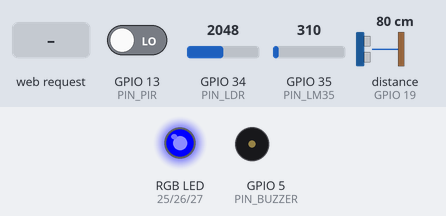
Bench run of a sketch on a simulated ESP32. On the bench: an RGB LED mixed from three pins (HIGH = lit), buzzer (waves = sounding, pin HIGH). Wiring (inferred from the names in the program): ultrasonic range finder: trigger GPIO 18; echo GPIO 19. The inputs (shaded band) are chosen by the test bench; at power-on: GPIO 13 (PIN_PIR) LOW, GPIO 34 (PIN_LDR) = 2048, GPIO 35 (PIN_LM35) = 310, distance to the obstacle (sensor on GPIO 19) 80 cm. The echo pulse lasts 58.3 µs per cm; WiFi joins after 1.5 s; servers stay silent unless stated; pins used as bus, display or sensor lines are not drawn; what the sketch prints to the serial monitor is not drawn.

Above: at 0.1 s.
At 2.7 s:
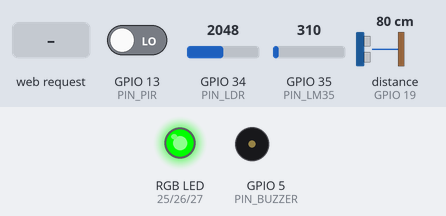
2.8 s: HTTP request GET /telemetry received
At 3.5 s:
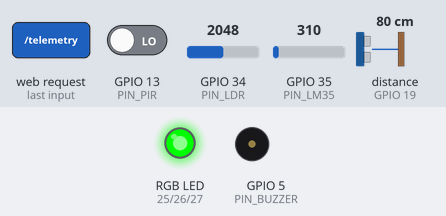
Timing chart, 0 to 5.8 s (numbered marks = the images above; inputs shaded):
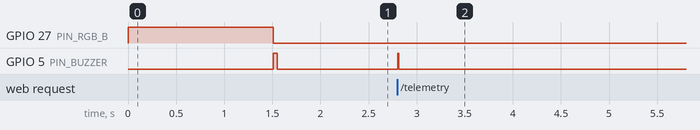

Measured:
- after the input at 2.8 s, GPIO 5 (PIN_BUZZER): LOW → HIGH at once, → LOW 0.01 s later

The sketch:

esp32_standalone_server.ino
```cpp
/*
 * ============================================================================
 * SMART IOT HUB — ESP32 EMBEDDED JSON WEB SERVER (DIRECT POLLING)
 * Protocol: Embedded HTTP Server (CORS Enabled)
 * Target: ESP32 NodeMCU, WROOM-32, ESP32-S3, ESP32-C3
 * Built by TekStep Apps Uganda (tekstepapps.org)
 * ============================================================================
 *
 * HOW IT CONNECTS TO SMART IOT HUB:
 * 1. Enter your Wi-Fi SSID & Password below.
 * 2. Upload this sketch to your ESP32.
 * 3. Open Serial Monitor at 115200 baud to see your ESP32's IP address:
 *    Example: "http://192.168.1.145"
 * 4. In Smart IoT Hub dashboard -> Click "+ Add Device" -> Select "Custom REST / HTTP"
 *    Enter: "http://192.168.1.145/telemetry"
 * 5. Smart IoT Hub will poll your ESP32 directly over local Wi-Fi with zero cloud latency!
 *
 * ENDPOINTS PROVIDED:
 * - GET  /telemetry      Returns live JSON: {"temperature":24.5,"humidity":52,"distance":130,"motion":0,"light":620}
 * - POST /alarm?state=1  Triggers physical buzzer test sound
 * - POST /alarm?state=0  Silences physical buzzer
 * - POST /rgb?color=red  Sets RGB LED color (red, green, blue, off)
 * ============================================================================
 */

#include <WiFi.h>
#include <WebServer.h>
#include <ArduinoJson.h>

const char* WIFI_SSID = "YOUR_WIFI_SSID";
const char* WIFI_PASS = "YOUR_WIFI_PASSWORD";

WebServer server(80);

// Hardware Pins
#define PIN_US_TRIG   18
#define PIN_US_ECHO   19
#define PIN_PIR       13
#define PIN_BUZZER    5
#define PIN_RGB_R     25
#define PIN_RGB_G     26
#define PIN_RGB_B     27
#define PIN_LDR       34
#define PIN_LM35      35

float currentTemp = 24.5;
float currentHum  = 55.0;
float currentDist = 150.0;
int   currentMotion = 0;
int   currentLight  = 650;
int   pirFilterCounter = 0;

void setRgb(bool r, bool g, bool b) {
  digitalWrite(PIN_RGB_R, r ? HIGH : LOW);
  digitalWrite(PIN_RGB_G, g ? HIGH : LOW);
  digitalWrite(PIN_RGB_B, b ? HIGH : LOW);
}

void triggerBeep(int durationMs) {
  digitalWrite(PIN_BUZZER, HIGH);
  delay(durationMs);
  digitalWrite(PIN_BUZZER, LOW);
}

float measureUltrasonic() {
  digitalWrite(PIN_US_TRIG, LOW);
  delayMicroseconds(2);
  digitalWrite(PIN_US_TRIG, HIGH);
  delayMicroseconds(10);
  digitalWrite(PIN_US_TRIG, LOW);
  long dur = pulseIn(PIN_US_ECHO, HIGH, 26000);
  if (dur <= 0) return 999.0;
  return (float)(dur * 0.0343 / 2.0);
}

// Handler: GET /telemetry (with CORS for browser access)
void handleTelemetry() {
  server.sendHeader("Access-Control-Allow-Origin", "*");
  server.sendHeader("Access-Control-Allow-Methods", "GET, POST, OPTIONS");
  server.sendHeader("Access-Control-Allow-Headers", "Content-Type");

  StaticJsonDocument<256> doc;
  doc["deviceId"]    = "dev_esp32_server";
  doc["temperature"] = round(currentTemp * 10.0) / 10.0;
  doc["humidity"]    = round(currentHum * 10.0) / 10.0;
  doc["distance"]    = round(currentDist * 10.0) / 10.0;
  doc["motion"]      = currentMotion;
  doc["light"]       = currentLight;
  doc["uptime"]      = millis() / 1000;

  String output;
  serializeJson(doc, output);
  server.send(200, "application/json", output);

  // Soft click chirp on poll
  triggerBeep(10);
}

// Handler: POST /alarm
void handleAlarm() {
  server.sendHeader("Access-Control-Allow-Origin", "*");
  String state = server.arg("state");
  if (state == "1" || state == "on") {
    triggerBeep(200);
    server.send(200, "application/json", "{\"status\":\"alarm_triggered\"}");
  } else {
    digitalWrite(PIN_BUZZER, LOW);
    server.send(200, "application/json", "{\"status\":\"alarm_silenced\"}");
  }
}

// Handler: CORS pre-flight OPTIONS request
void handleOptions() {
  server.sendHeader("Access-Control-Allow-Origin", "*");
  server.sendHeader("Access-Control-Allow-Methods", "GET, POST, OPTIONS");
  server.sendHeader("Access-Control-Allow-Headers", "Content-Type");
  server.send(204);
}

void setup() {
  Serial.begin(115200);

  pinMode(PIN_US_TRIG, OUTPUT);
  pinMode(PIN_US_ECHO, INPUT);
  pinMode(PIN_PIR, INPUT_PULLDOWN);
  pinMode(PIN_BUZZER, OUTPUT);
  pinMode(PIN_RGB_R, OUTPUT);
  pinMode(PIN_RGB_G, OUTPUT);
  pinMode(PIN_RGB_B, OUTPUT);

  setRgb(false, false, true); // Blue connecting

  Serial.println("\n[ESP32 Server] Connecting to Wi-Fi: " + String(WIFI_SSID));
  WiFi.mode(WIFI_STA);
  WiFi.begin(WIFI_SSID, WIFI_PASS);

  while (WiFi.status() != WL_CONNECTED) {
    delay(500);
    Serial.print(".");
  }

  Serial.println("\n[ESP32 Server] Wi-Fi Connected!");
  Serial.print("[ESP32 Server] Telemetry URL: http://");
  Serial.print(WiFi.localIP());
  Serial.println("/telemetry");

  // Route registration
  server.on("/telemetry", HTTP_GET, handleTelemetry);
  server.on("/telemetry", HTTP_OPTIONS, handleOptions);
  server.on("/alarm", HTTP_POST, handleAlarm);
  server.on("/alarm", HTTP_OPTIONS, handleOptions);

  server.begin();
  Serial.println("[ESP32 Server] HTTP Server Started on Port 80");
  setRgb(false, true, false); // Green online
  triggerBeep(40);
}

void loop() {
  server.handleClient();

  // Periodic sensor sampling
  static unsigned long lastSample = 0;
  if (millis() - lastSample >= 250) {
    lastSample = millis();

    currentDist = measureUltrasonic();

    int rawPir = digitalRead(PIN_PIR);
    if (rawPir == HIGH) {
      if (pirFilterCounter < 4) pirFilterCounter++;
    } else {
      if (pirFilterCounter > 0) pirFilterCounter--;
    }
    currentMotion = (pirFilterCounter >= 3) ? 1 : 0;

    currentLight = analogRead(PIN_LDR);
    int rawLm35 = analogRead(PIN_LM35);
    currentTemp = (rawLm35 * (3.3 / 4095.0)) * 100.0;
  }
}
```
